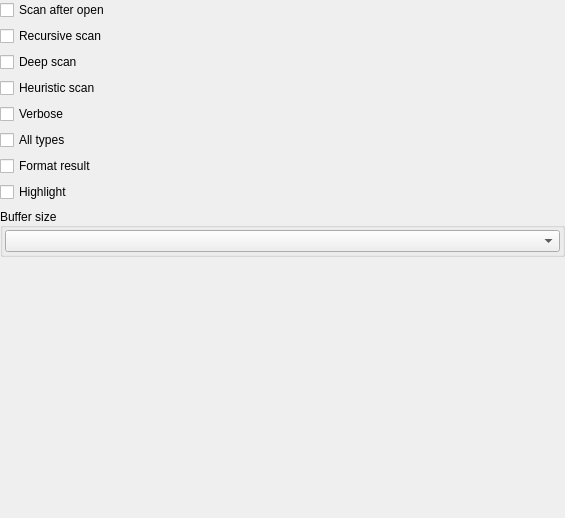
<?xml version="1.0" encoding="UTF-8"?>
<ui version="4.0">
 <class>NFDOptionsWidget</class>
 <widget class="QWidget" name="NFDOptionsWidget">
  <property name="geometry">
   <rect>
    <x>0</x>
    <y>0</y>
    <width>565</width>
    <height>518</height>
   </rect>
  </property>
  <property name="windowTitle">
   <string notr="true"/>
  </property>
  <layout class="QVBoxLayout" name="verticalLayout">
   <property name="leftMargin">
    <number>0</number>
   </property>
   <property name="topMargin">
    <number>0</number>
   </property>
   <property name="rightMargin">
    <number>0</number>
   </property>
   <property name="bottomMargin">
    <number>0</number>
   </property>
   <item>
    <widget class="QScrollArea" name="scrollAreaStaticScan">
     <property name="frameShape">
      <enum>QFrame::Shape::NoFrame</enum>
     </property>
     <property name="frameShadow">
      <enum>QFrame::Shadow::Plain</enum>
     </property>
     <property name="widgetResizable">
      <bool>true</bool>
     </property>
     <widget class="QWidget" name="scrollAreaWidgetStaticScan">
      <property name="geometry">
       <rect>
        <x>0</x>
        <y>0</y>
        <width>565</width>
        <height>518</height>
       </rect>
      </property>
      <layout class="QVBoxLayout" name="verticalLayout_2">
       <property name="leftMargin">
        <number>0</number>
       </property>
       <property name="topMargin">
        <number>0</number>
       </property>
       <property name="rightMargin">
        <number>0</number>
       </property>
       <property name="bottomMargin">
        <number>0</number>
       </property>
       <item>
        <widget class="QCheckBox" name="checkBoxScanAfterOpen">
         <property name="text">
          <string>Scan after open</string>
         </property>
        </widget>
       </item>
       <item>
        <widget class="QCheckBox" name="checkBoxRecursiveScan">
         <property name="text">
          <string>Recursive scan</string>
         </property>
        </widget>
       </item>
       <item>
        <widget class="QCheckBox" name="checkBoxDeepScan">
         <property name="text">
          <string>Deep scan</string>
         </property>
        </widget>
       </item>
       <item>
        <widget class="QCheckBox" name="checkBoxHeuristicScan">
         <property name="text">
          <string>Heuristic scan</string>
         </property>
        </widget>
       </item>
       <item>
        <widget class="QCheckBox" name="checkBoxVerbose">
         <property name="text">
          <string>Verbose</string>
         </property>
        </widget>
       </item>
       <item>
        <widget class="QCheckBox" name="checkBoxAllTypesScan">
         <property name="text">
          <string>All types</string>
         </property>
        </widget>
       </item>
       <item>
        <widget class="QCheckBox" name="checkBoxFormatResult">
         <property name="text">
          <string>Format result</string>
         </property>
        </widget>
       </item>
       <item>
        <widget class="QCheckBox" name="checkBoxHighlight">
         <property name="text">
          <string>Highlight</string>
         </property>
        </widget>
       </item>
       <item>
        <widget class="QGroupBox" name="groupBoxBufferSize">
         <property name="title">
          <string>Buffer size</string>
         </property>
         <property name="alignment">
          <set>Qt::AlignmentFlag::AlignLeading|Qt::AlignmentFlag::AlignLeft|Qt::AlignmentFlag::AlignVCenter</set>
         </property>
         <layout class="QVBoxLayout" name="verticalLayout_10">
          <property name="leftMargin">
           <number>2</number>
          </property>
          <property name="topMargin">
           <number>2</number>
          </property>
          <property name="rightMargin">
           <number>2</number>
          </property>
          <property name="bottomMargin">
           <number>2</number>
          </property>
          <item>
           <widget class="QComboBox" name="comboBoxBufferSize">
            <property name="minimumSize">
             <size>
              <width>200</width>
              <height>0</height>
             </size>
            </property>
           </widget>
          </item>
         </layout>
        </widget>
       </item>
       <item>
        <spacer name="verticalSpacer">
         <property name="orientation">
          <enum>Qt::Orientation::Vertical</enum>
         </property>
         <property name="sizeHint" stdset="0">
          <size>
           <width>0</width>
           <height>0</height>
          </size>
         </property>
        </spacer>
       </item>
      </layout>
     </widget>
    </widget>
   </item>
  </layout>
 </widget>
 <resources/>
 <connections/>
</ui>
